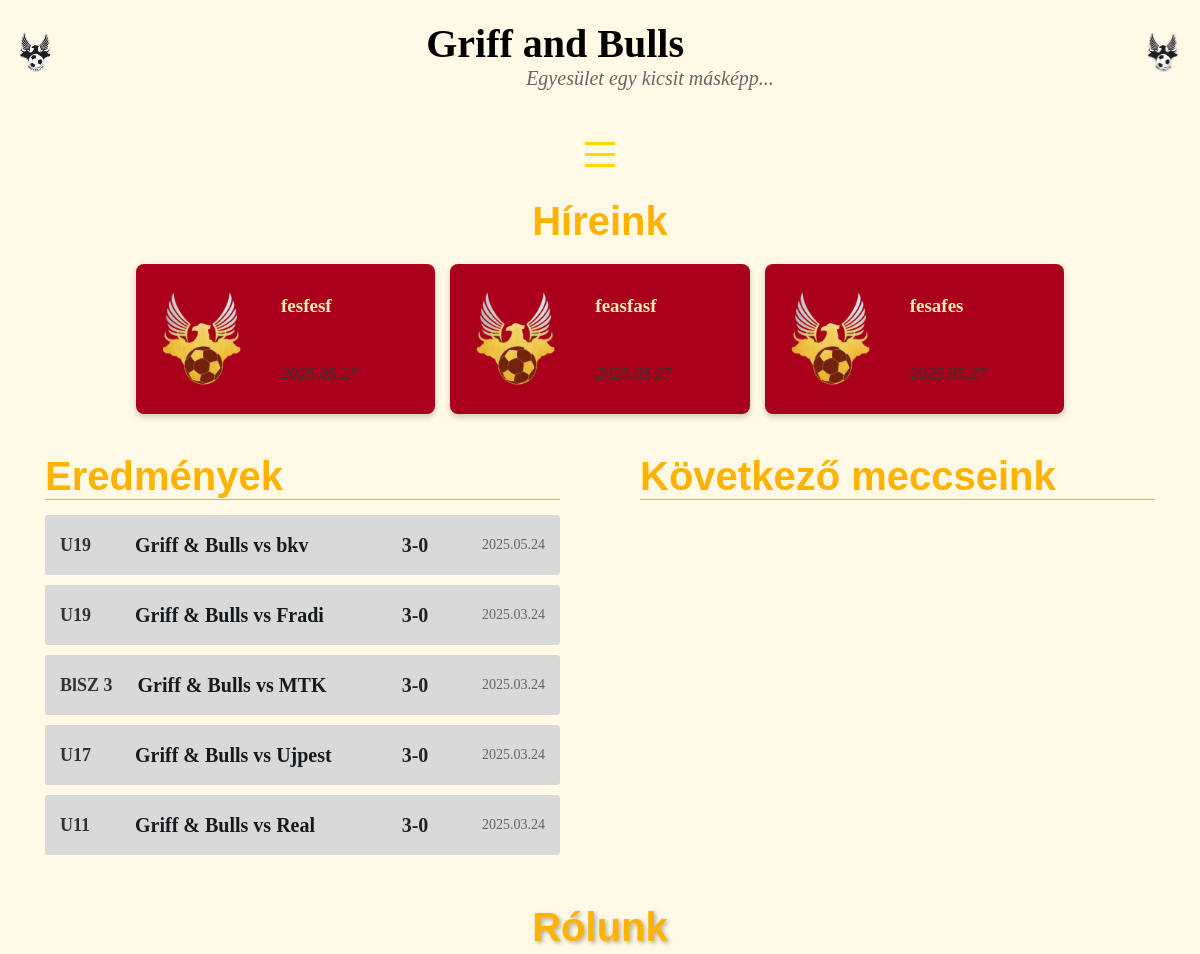
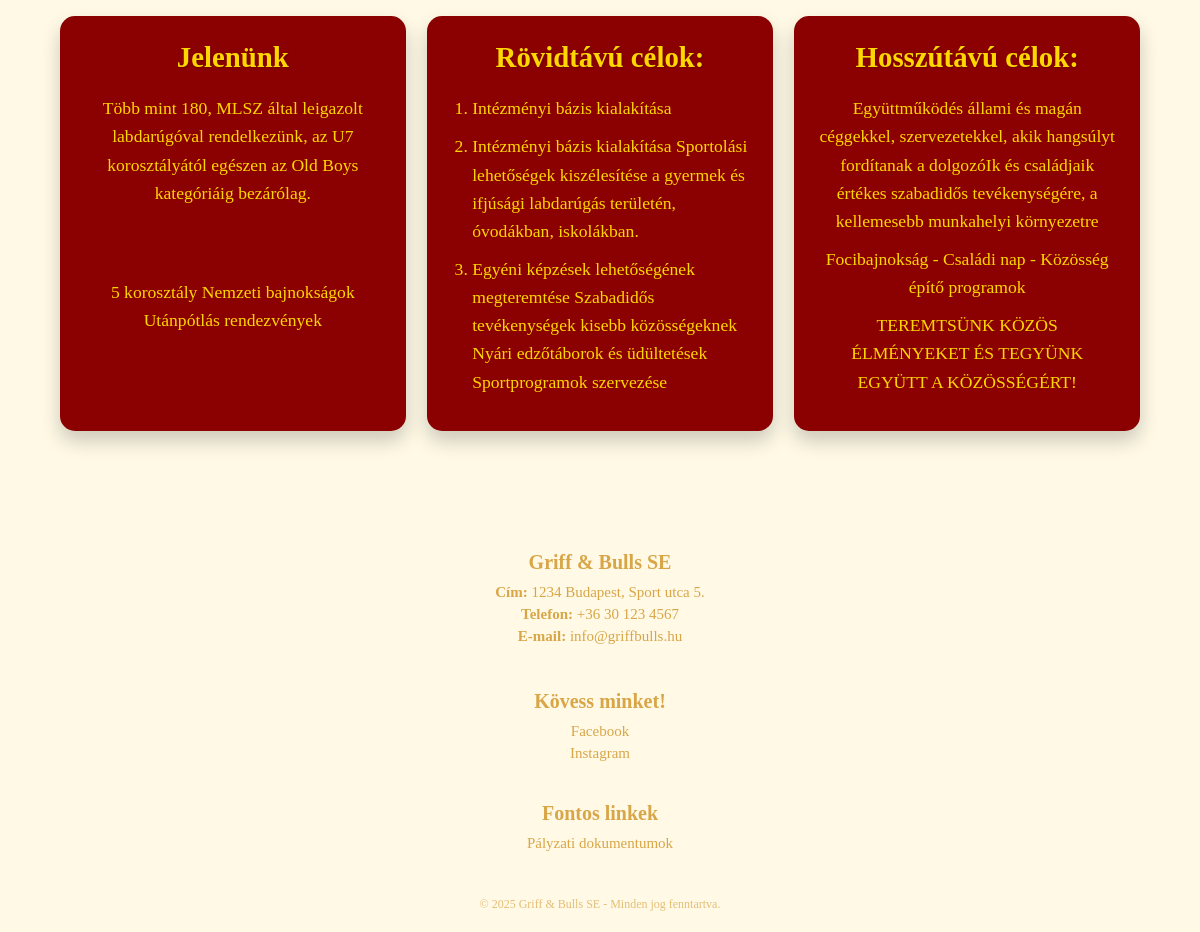
The page / on the database its author committed (2 pictures, top to bottom).
### hirek/models.py (models this page shows, shortened)
class Hir(models.Model):
    cim = models.CharField(max_length=200, unique=True)
    slug = models.SlugField(max_length=200, unique=True)
    tartalom = models.TextField()
    kiemelt_kep = models.ImageField(
        upload_to='media/hirek_kepek',
        blank=True,
        null=True
    )
    letrehozva = models.DateTimeField(default=timezone.now)
    publikalt = models.BooleanField(default=True)
    class Meta:
        ordering = ['-letrehozva']
        verbose_name_plural = 'Hírek'

class Meccs(models.Model):
    TIPUS_CHOICES = [
        ('EREDMENY', 'Eredmény'),
        ('KOVETKEZO', 'Következő meccs'),
    ]
    tipus = models.CharField(max_length=10, choices=TIPUS_CHOICES)
    korosztaly = models.CharField(max_length=50)
    hazai_csapat = models.CharField(max_length=100)
    vendeg_csapat = models.CharField(max_length=100)
    eredmeny = models.CharField(max_length=20, blank=True)
    datum = models.DateField()
    helyszin = models.CharField(max_length=100, blank=True)
    idopont = models.TimeField(blank=True, null=True)
    class Meta:
        verbose_name_plural = "Meccsek"
        ordering = ['-datum']

### hirek/views.py (the view)
# urls.py: path('', fooldal, name='fooldal'),
def fooldal(request):
    legfrissebb_hirek = Hir.objects.filter(publikalt=True).order_by('-letrehozva').distinct()[:3]
    eredmenyek = Meccs.objects.filter(tipus='EREDMENY').order_by('-datum')[:5]
    kovetkezo_meccsek = Meccs.objects.filter(
        tipus='KOVETKEZO',
        datum__gte=timezone.now().date()
    ).order_by('datum')[:5]
    korosztalyok = Korosztaly.objects.all()
    return render(request, "hirek/index.html", {
        'hirek': legfrissebb_hirek,
        'eredmenyek': eredmenyek,
        'kovetkezo_meccsek': kovetkezo_meccsek,
        'korosztalyok': korosztalyok,
    })

### hirek/templates/hirek/index.html (shortened to what this page needs)
{% load static %}
<!DOCTYPE html>
<html lang="en">
  <head>
    <link rel="stylesheet" href="{% static 'hirek/fooldal_hirek.css' %}" />
    <link rel="stylesheet" href="{% static 'hirek/footer.css' %}" />
    <link rel="stylesheet" href="{% static 'hirek/nav_bar.css' %}" />
    <link rel="stylesheet" href="{% static 'hirek/rolunk.css' %}" />
    <link rel="stylesheet" href="{% static 'hirek/ujtabella.css' %}" />
    <link rel="stylesheet" href="{% static 'hirek/szinek.css' %}" />
    <link rel="stylesheet" href="{% static 'hirek/switch_button.css' %}" />
    <link rel="stylesheet" href="{% static 'hirek/header.css' %}" />
  </head>
  <body>
    <header>
      <img
        class="gab_feher_bal"
        src="{% static 'hirek/gab_feher.png' %}"
        alt="GAB Fehér"
      />
      <div class="header-text">
        <h1>Griff and Bulls</h1>
        <p>Egyesület egy kicsit másképp...</p>
      </div>
      <img
        class="gab_feher_jobb"
        src="{% static 'hirek/gab_feher.png' %}"
        alt="GAB Fehér"
      />
    </header>
    <nav>
      <div class="hamburger" onclick="toggleMenu()">
        <div class="line"></div>
        <div class="line"></div>
        <div class="line"></div>
      </div>
    </nav>
    <main>
      <div class="egesz-hirek">
        <h1 class="hirek_felirat">Híreink</h1>
        <div class="sections-container">
          {% for hir in hirek %}
          <a href="{% url 'hir_reszletek' hir.slug %}" class="hirek_section">
            <img
              src="{% static 'hirek/GAB_piros_jo.jpg' %}"
              alt="Alapértelmezett kép"
            />
            <div class="text-content">
              <h3 class="hír_cim">{{ hir.cim }}</h3>
              <div class="datum">{{ hir.letrehozva|date:"Y.m.d" }}</div>
            </div>
          </a>
          {% endfor %}
        </div>
      </div>
      <div class="tartalom_kontener">
        <div class="eredmenyek_div">
          <h1 class="eredmenyek_felirat">Eredmények</h1>
          <hr class="eredmenyek_alatt_hr" />
          {% for meccs in eredmenyek %}
          <div class="eredmenyek_csik">
            <div class="eredmenyek_bal">
              <h2 class="eredmenyek_korosztaly">{{ meccs.korosztaly }}</h2>
              <h2 class="eredmenyek_meccs">
                {{ meccs.hazai_csapat }} vs {{ meccs.vendeg_csapat }}
              </h2>
              <h2 class="eredmenyek_eredmeny">{{ meccs.eredmeny }}</h2>
            </div>
            <p class="meccs_idopont">{{ meccs.datum|date:"Y.m.d" }}</p>
          </div>
          {% endfor %}
        </div>
        <div class="kovetkezo_meccsek_div">
          <h1 class="kovetkezo_meccseing_felirat">Következő meccseink</h1>
          <hr class="kovetkezo_meccs_alatt_hr" />
        </div>
      </div>
      <div class="rolunk_container" , id="rolunk">
        <h1 class="rolunk_felirat">Rólunk</h1>
        <div class="csempek_div">
          <div class="jelenunk_container">
            <h2>Jelenünk</h2>
            <p>
              Több mint 180, MLSZ által leigazolt labdarúgóval rendelkezünk, az
              U7 korosztályától egészen az Old Boys kategóriáig bezárólag.
            </p>
            <p>5 korosztály Nemzeti bajnokságok Utánpótlás rendezvények</p>
          </div>
          <div class="rovid_cel_container">
            <h2>Rövidtávú célok:</h2>
            <ol>
              <li>Intézményi bázis kialakítása</li>
              <li>
                Intézményi bázis kialakítása Sportolási lehetőségek
                kiszélesítése a gyermek és ifjúsági labdarúgás területén,
                óvodákban, iskolákban.
              </li>
              <li>
                Egyéni képzések lehetőségének megteremtése Szabadidős
                tevékenységek kisebb közösségeknek Nyári edzőtáborok és
                üdültetések Sportprogramok szervezése
              </li>
            </ol>
          </div>
          <div class="hosszu_cel_container">
            <h2>Hosszútávú célok:</h2>
            <p>
              Együttműködés állami és magán céggekkel, szervezetekkel, akik
              hangsúlyt fordítanak a dolgozóIk és családjaik értékes szabadidős
              tevékenységére, a kellemesebb munkahelyi környezetre
            </p>
            <p>Focibajnokság - Családi nap - Közösség építő programok</p>
            <p>TEREMTSÜNK KÖZÖS ÉLMÉNYEKET ÉS TEGYÜNK EGYÜTT A KÖZÖSSÉGÉRT!</p>
          </div>
        </div>
      </div>
    </main>
    <footer>
      <div class="footer-container">
        <div class="footer-info">
          <h3>Griff & Bulls SE</h3>
          <p><strong>Cím:</strong> 1234 Budapest, Sport utca 5.</p>
          <p><strong>Telefon:</strong> +36 30 123 4567</p>
          <p><strong>E-mail:</strong> info@griffbulls.hu</p>
        </div>
        <section class="footer_kapcsolat," id="kapcsolat">
          <div class="footer-socials">
            <h3>Kövess minket!</h3>
            <a
              href="https://www.facebook.com/p/Griff-Bulls-SE-100057331514748/"
              target="_blank"
              >Facebook</a
            >
            <a
              href="https://www.instagram.com/griff_and_bulls_se?utm_source=ig_web_button_share_sheet&igsh=ZDNlZDc0MzIxNw=="
              target="_blank"
              >Instagram</a
            >
          </div>
        </section>
        <div class="footer-links">
          <h3>Fontos linkek</h3>
          <a href="palyazat.html">Pályzati dokumentumok</a>
        </div>
      </div>
      <p class="footer-copy">
        © 2025 Griff & Bulls SE - Minden jog fenntartva.
      </p>
    </footer>
  </body>
</html>

### hirek/static/css/fooldal_hirek.css (style rules this page uses)
* { margin: 0; padding: 0; box-sizing: border-box; }
.sections-container { display: flex; justify-content: space-between; gap: 15px; align-items: stretch; max-width: 80%; margin: 0 auto; margin-bottom: 20px; }
.hirek_section { flex: 1; display: flex; gap: 15px; background-color: var(--griff-hatter-szin); border-radius: 8px; box-shadow: 0 3px 6px var(--shadow-color); transition: transform 0.3s ease, box-shadow 0.3s ease; text-decoration: none; padding: 15px; min-height: 150px; }
.hirek_section img { width: 100px; height: 100px; object-fit: cover; border-radius: 20%; flex-shrink: 0; align-self: center; }
.text-content { flex: 1; display: flex; flex-direction: column; }
.hír_cim { font-size: 19px; color: var(--text-vilagos-arany); margin: 0 0 10px 0; line-height: 1.3; flex-grow: 1; }
.datum { font-size: 17px; color: var(--text-primary); font-style: italic; margin-top: 10px; }

### hirek/static/css/footer.css (style rules this page uses)
footer { padding: 20px 0; padding-top: 100px; background-color: var(--bg-light); color: var(--primary-gold); text-align: center; }
.footer-container { display: flex; justify-content: space-around; flex-wrap: wrap; max-width: 80%; margin: 0 auto; gap: 20px; }
.footer-info, .footer-socials, .footer-links { flex: 1; min-width: 200px; }
.footer-info h3, .footer-socials h3, .footer-links h3 { font-size: 20px; margin-bottom: 10px; }
.footer-info p, .footer-socials a, .footer-links a { font-size: 15px; color: var(--text-gold); text-decoration: none; display: block; margin: 5px 0; }
.footer-copy { margin-top: 20px; font-size: 12px; opacity: 0.7; }
@media (max-width: 1200px) { .footer-container { flex-direction: column; text-align: center; } }
@media (max-width: 1200px) { .footer-info, .footer-socials, .footer-links { margin-bottom: 20px; } }

### hirek/static/css/nav_bar.css (style rules this page uses)
main, nav { background-color: var(--bg-light); }
nav { display: flex; justify-content: center; padding: 1.5% 0; }
.hamburger { display: none; flex-direction: column; cursor: pointer; padding: 10px; }
.hamburger .line { width: 30px; height: 3px; background-color: var(--primary-light); margin: 4px 0; }
@media (max-width: 1200px) { nav { margin-top: 10px; } }
@media (max-width: 1200px) { .hamburger { display: flex; } }

### hirek/static/css/rolunk.css (style rules this page uses)
html { scroll-behavior: smooth; }
.rolunk_felirat { color: var(--primary-light); text-align: center; margin-top: 40px; font-size: 2.5rem; font-weight: bold; text-shadow: 2px 2px 4px var(--hover-shadow); }
.csempek_div { display: flex; justify-content: space-between; gap: 2%; align-items: stretch; max-width: 90%; margin: 0 auto; padding: 20px 0; }
.jelenunk_container, .rovid_cel_container, .hosszu_cel_container { flex: 1; display: flex; flex-direction: column; background-color: var(--primary-red); border-radius: 15px; box-shadow: 0 10px 20px var(--shadow-color); transition: transform 0.3s ease, box-shadow 0.3s ease; padding: 25px; text-align: center; color: var(--primary-light); }
.jelenunk_container h2, .rovid_cel_container h2, .hosszu_cel_container h2 { margin-bottom: 20px; font-size: 1.8rem; font-weight: 600; color: var(--primary-light); text-shadow: 1px 1px 2px var(--shadow-color); }
.jelenunk_container p, .rovid_cel_container ol, .hosszu_cel_container p { flex-grow: 1; margin: 0; font-size: 1.1rem; line-height: 1.6; color: var(--primary-light); }
.rovid_cel_container ol { text-align: left; padding-left: 20px; }
.rovid_cel_container ol li { margin-bottom: 10px; }

### hirek/static/css/szinek.css (style rules this page uses)
:root { --primary-dark: #161a1d; --primary-red: darkred; --primary-red-hover: #b30000; --primary-light: gold; --primary-gold: #d8a647; --primary-sandy: sandybrown; --text-primary: #333; --text-secondary: #666; --text-light: #f0f0f0; --text-lighter: #d9d9d9; --text-dark: #222; --text-cim: #FFB200; --text-vilagos-arany: #FFECB3; --bg-dark: #161a1d; --bg-light: #FFF9E6; --bg-gray: #d9d9d9; --bg-card: white; --griff-hatter-szin: #aa001b; --border-color: #ddd; --shadow-color: rgba(0, 0, 0, 0.2); --hover-shadow: rgba(0, 0, 0, 0.3); }

### hirek/static/css/switch_button.css (style rules this page uses)
* { box-sizing: border-box; }

### rows shown on the page
Hir: cim "fesfesf"
Hir: cim "feasfasf"
Hir: cim "fesafes"
Meccs: korosztaly "U19", hazai_csapat "Griff & Bulls", vendeg_csapat "bkv", eredmeny "3-0", datum "2025.05.24"
Meccs: korosztaly "U19", hazai_csapat "Griff & Bulls", vendeg_csapat "Fradi", eredmeny "3-0", datum "2025.03.24"
Meccs: korosztaly "BlSZ 3", hazai_csapat "Griff & Bulls", vendeg_csapat "MTK", eredmeny "3-0", datum "2025.03.24"
Meccs: korosztaly "U17", hazai_csapat "Griff & Bulls", vendeg_csapat "Ujpest", eredmeny "3-0", datum "2025.03.24"
Meccs: korosztaly "U11", hazai_csapat "Griff & Bulls", vendeg_csapat "Real", eredmeny "3-0", datum "2025.03.24"
